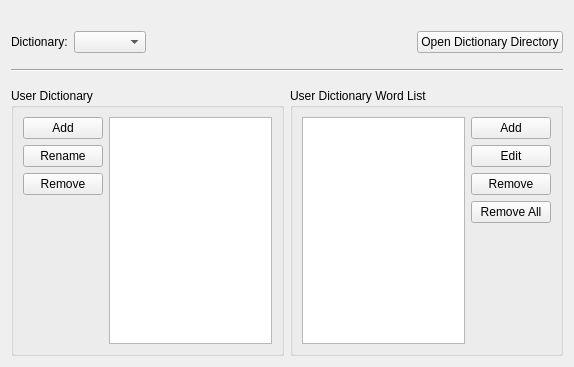
<?xml version="1.0" encoding="UTF-8"?>
<ui version="4.0">
 <class>SpellCheckWidget</class>
 <widget class="QWidget" name="SpellCheckWidget">
  <property name="geometry">
   <rect>
    <x>0</x>
    <y>0</y>
    <width>574</width>
    <height>367</height>
   </rect>
  </property>
  <property name="windowTitle">
   <string>Spellcheck Dictionaries</string>
  </property>
  <layout class="QVBoxLayout" name="verticalLayout_2">
   <item>
    <layout class="QHBoxLayout" name="horizontalLayout_2">
     <item>
      <spacer name="horizontalSpacer2">
       <property name="orientation">
        <enum>Qt::Horizontal</enum>
       </property>
       <property name="sizeHint" stdset="0">
        <size>
         <width>40</width>
         <height>20</height>
        </size>
       </property>
      </spacer>
     </item>
    </layout>
   </item>
   <item>
    <layout class="QHBoxLayout" name="horizontalLayout_5">
     <item>
      <widget class="QLabel" name="label">
       <property name="text">
        <string>Dictionary:</string>
       </property>
      </widget>
     </item>
     <item>
      <widget class="QComboBox" name="dictionaries">
       <property name="sizePolicy">
        <sizepolicy hsizetype="Preferred" vsizetype="Fixed">
         <horstretch>0</horstretch>
         <verstretch>0</verstretch>
        </sizepolicy>
       </property>
      </widget>
     </item>
     <item>
      <spacer name="horizontalSpacer">
       <property name="orientation">
        <enum>Qt::Horizontal</enum>
       </property>
       <property name="sizeHint" stdset="0">
        <size>
         <width>40</width>
         <height>20</height>
        </size>
       </property>
      </spacer>
     </item>
     <item>
      <widget class="QPushButton" name="pbDictionaryDirectory">
       <property name="toolTip">
        <string>&lt;p&gt;Open the directory where Sigil looks for additional hunspell dictionaries.&lt;/p&gt;
&lt;p&gt;Dictionaries in this location will be added to the list you can choose from and will override default dictionaries that have the same name.&lt;/p&gt;</string>
       </property>
       <property name="text">
        <string>Open Dictionary Directory</string>
       </property>
      </widget>
     </item>
    </layout>
   </item>
   <item>
    <spacer name="verticalSpacer_4">
     <property name="orientation">
      <enum>Qt::Vertical</enum>
     </property>
     <property name="sizeType">
      <enum>QSizePolicy::Maximum</enum>
     </property>
     <property name="sizeHint" stdset="0">
      <size>
       <width>20</width>
       <height>10</height>
      </size>
     </property>
    </spacer>
   </item>
   <item>
    <widget class="Line" name="line">
     <property name="orientation">
      <enum>Qt::Horizontal</enum>
     </property>
    </widget>
   </item>
   <item>
    <spacer name="verticalSpacer_3">
     <property name="orientation">
      <enum>Qt::Vertical</enum>
     </property>
     <property name="sizeType">
      <enum>QSizePolicy::Maximum</enum>
     </property>
     <property name="sizeHint" stdset="0">
      <size>
       <width>20</width>
       <height>10</height>
      </size>
     </property>
    </spacer>
   </item>
   <item>
    <layout class="QHBoxLayout" name="horizontalLayout_3">
     <item>
      <widget class="QGroupBox" name="groupBox_2">
       <property name="toolTip">
        <string/>
       </property>
       <property name="title">
        <string>User Dictionary</string>
       </property>
       <layout class="QHBoxLayout" name="horizontalLayout_4">
        <item>
         <layout class="QVBoxLayout" name="verticalLayout_3">
          <item>
           <widget class="QPushButton" name="addUserDict">
            <property name="text">
             <string>Add</string>
            </property>
           </widget>
          </item>
          <item>
           <widget class="QPushButton" name="renameUserDict">
            <property name="text">
             <string>Rename</string>
            </property>
           </widget>
          </item>
          <item>
           <widget class="QPushButton" name="removeUserDict">
            <property name="text">
             <string>Remove</string>
            </property>
           </widget>
          </item>
          <item>
           <spacer name="verticalSpacer_2">
            <property name="orientation">
             <enum>Qt::Vertical</enum>
            </property>
            <property name="sizeHint" stdset="0">
             <size>
              <width>20</width>
              <height>40</height>
             </size>
            </property>
           </spacer>
          </item>
         </layout>
        </item>
        <item>
         <widget class="QListWidget" name="userDictList"/>
        </item>
       </layout>
      </widget>
     </item>
     <item>
      <widget class="QGroupBox" name="groupBox">
       <property name="title">
        <string>User Dictionary Word List</string>
       </property>
       <layout class="QHBoxLayout" name="horizontalLayout">
        <item>
         <widget class="QListWidget" name="userWordList">
          <property name="selectionMode">
           <enum>QAbstractItemView::ExtendedSelection</enum>
          </property>
         </widget>
        </item>
        <item>
         <layout class="QVBoxLayout" name="verticalLayout">
          <item>
           <widget class="QPushButton" name="addWord">
            <property name="text">
             <string>Add</string>
            </property>
           </widget>
          </item>
          <item>
           <widget class="QPushButton" name="editWord">
            <property name="text">
             <string>Edit</string>
            </property>
           </widget>
          </item>
          <item>
           <widget class="QPushButton" name="removeWord">
            <property name="text">
             <string>Remove</string>
            </property>
           </widget>
          </item>
          <item>
           <widget class="QPushButton" name="removeAll">
            <property name="text">
             <string>Remove All</string>
            </property>
           </widget>
          </item>
          <item>
           <spacer name="verticalSpacer">
            <property name="orientation">
             <enum>Qt::Vertical</enum>
            </property>
            <property name="sizeHint" stdset="0">
             <size>
              <width>20</width>
              <height>40</height>
             </size>
            </property>
           </spacer>
          </item>
         </layout>
        </item>
       </layout>
      </widget>
     </item>
    </layout>
   </item>
  </layout>
 </widget>
 <resources/>
 <connections/>
</ui>
